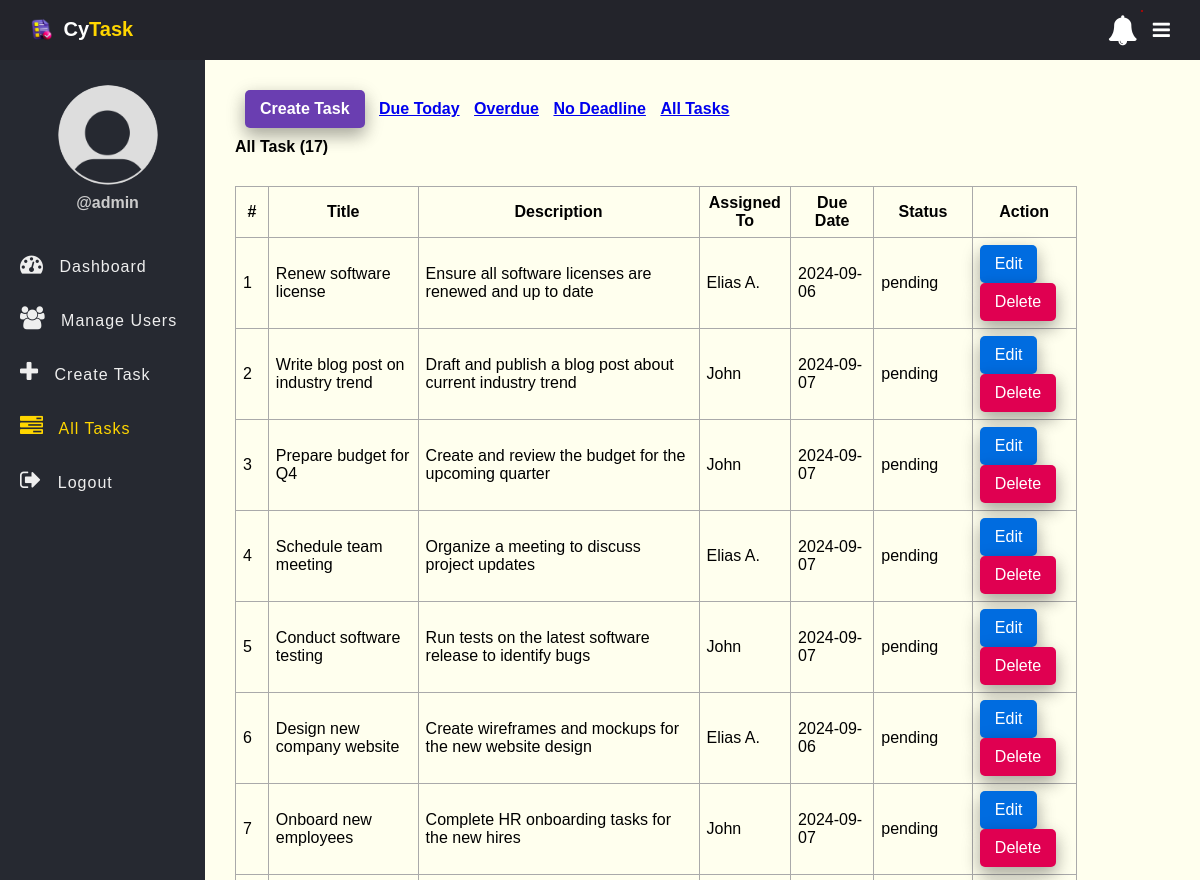
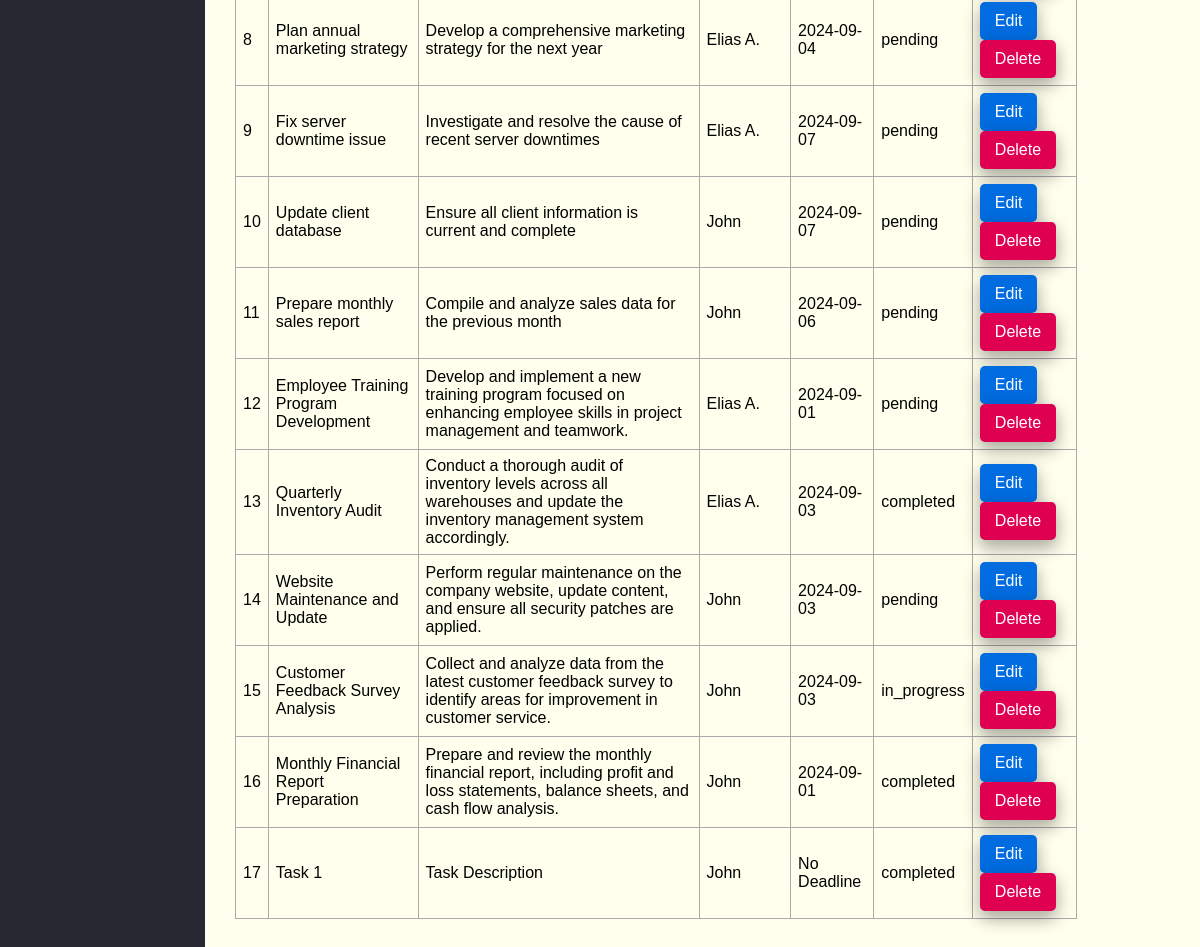
/tasks.php (signed in), run on an earlier commit of the app's database (2 pictures, top to bottom).
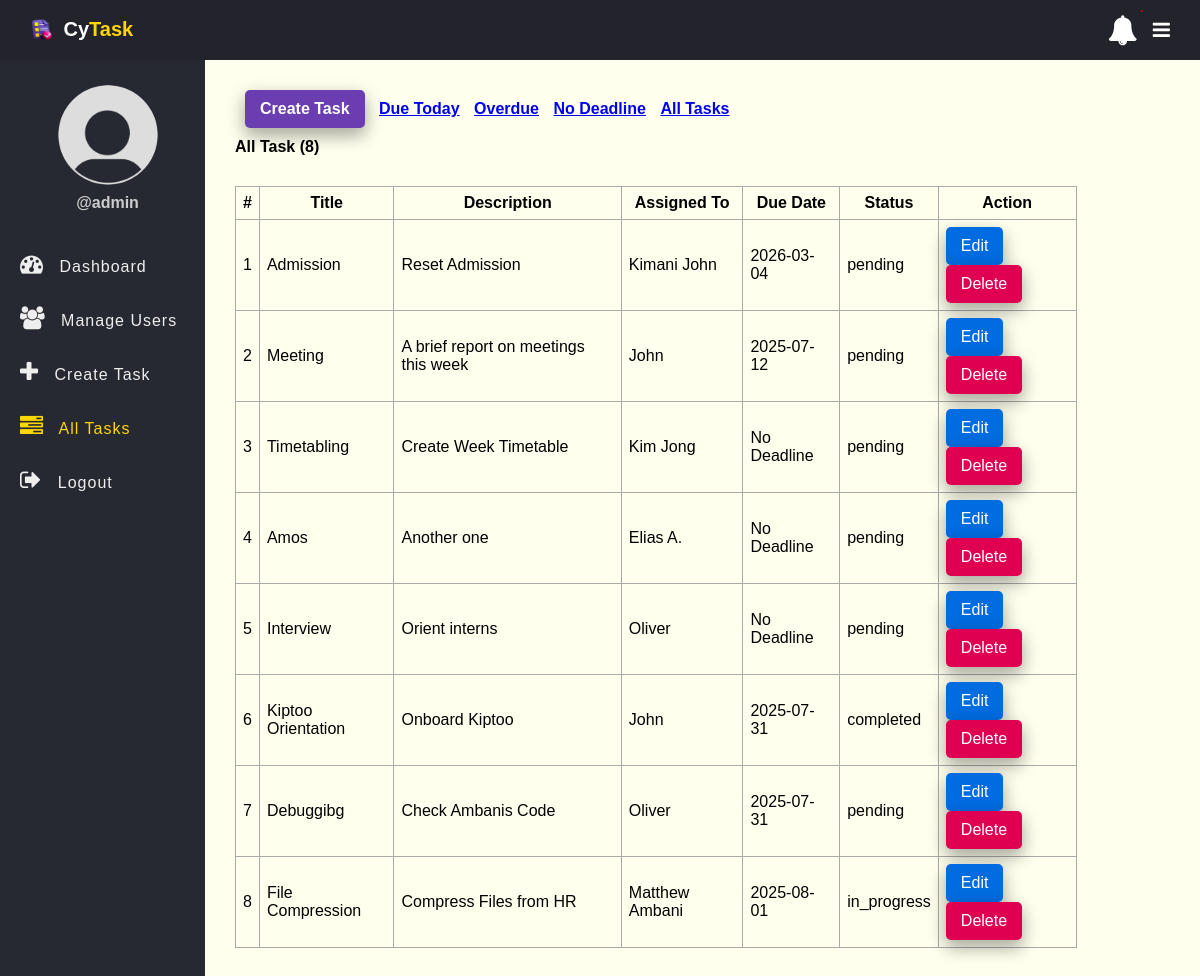
And on a later commit of the database.
### tables this page shows
CREATE TABLE `tasks` (
  `id` int(11) NOT NULL AUTO_INCREMENT,
  `title` varchar(100) NOT NULL,
  `description` text DEFAULT NULL,
  `assigned_to` int(11) DEFAULT NULL,
  `due_date` date DEFAULT NULL,
  `status` enum('pending','in_progress','completed') DEFAULT 'pending',
  `created_at` timestamp NOT NULL DEFAULT current_timestamp(),
  PRIMARY KEY (`id`),
  KEY `assigned_to` (`assigned_to`),
  CONSTRAINT `tasks_ibfk_1` FOREIGN KEY (`assigned_to`) REFERENCES `users` (`id`)
);

CREATE TABLE `users` (
  `id` int(11) NOT NULL AUTO_INCREMENT,
  `full_name` varchar(50) NOT NULL,
  `username` varchar(50) NOT NULL,
  `password` varchar(255) NOT NULL,
  `role` enum('admin','employee') NOT NULL,
  `created_at` timestamp NOT NULL DEFAULT current_timestamp(),
  `email` varchar(255) DEFAULT NULL,
  PRIMARY KEY (`id`)
);

### app/Model/Task.php (called while the page is built, shortened)
<?php
function get_all_tasks($conn){
	$sql = "SELECT * FROM tasks ORDER BY id DESC";
	$stmt = $conn->prepare($sql);
	$stmt->execute([]);
	if($stmt->rowCount() > 0){
		$tasks = $stmt->fetchAll();
	}else $tasks = 0;
	return $tasks;
}
function count_tasks($conn){
	$sql = "SELECT id FROM tasks";
	$stmt = $conn->prepare($sql);
	$stmt->execute([]);
	return $stmt->rowCount();
}

### app/Model/User.php (called while the page is built, shortened)
<?php
function get_all_users($conn){
	$sql = "SELECT * FROM users WHERE role =? ";
	$stmt = $conn->prepare($sql);
	$stmt->execute(["employee"]);
	if($stmt->rowCount() > 0){
		$users = $stmt->fetchAll();
	}else $users = 0;
	return $users;
}

### tasks.php (the view, shortened to what this page needs)
<?php
if (isset($_SESSION['role']) && isset($_SESSION['id']) && $_SESSION['role'] == "admin") {
    include "DB_connection.php";
    include "app/Model/Task.php";
    include "app/Model/User.php";
    $text = "All Task";
    if (isset($_GET['due_date']) &&  $_GET['due_date'] == "Due Today") {
    	$text = "Due Today";
      $tasks = get_all_tasks_due_today($conn);
      $num_task = count_tasks_due_today($conn);
    }else if (isset($_GET['due_date']) &&  $_GET['due_date'] == "Overdue") {
    	$text = "Overdue";
      $tasks = get_all_tasks_overdue($conn);
      $num_task = count_tasks_overdue($conn);
    }else if (isset($_GET['due_date']) &&  $_GET['due_date'] == "No Deadline") {
    	$text = "No Deadline";
      $tasks = get_all_tasks_NoDeadline($conn);
      $num_task = count_tasks_NoDeadline($conn);
    }else{
    	 $tasks = get_all_tasks($conn);
       $num_task = count_tasks($conn);
    }
    $users = get_all_users($conn);
 ?>
<!DOCTYPE html>
<html>
<head>
	<link rel="stylesheet" href="https://stackpath.bootstrapcdn.com/font-awesome/4.7.0/css/font-awesome.min.css">
	<link rel="stylesheet" href="css/style.css">
</head>
<body>
	<?php include "inc/header.php" ?>
	<div class="body">
		<?php include "inc/nav.php" ?>
		<section class="section-1">
			<h4 class="title-2">
				<a href="create_task.php" class="btn">Create Task</a>
				<a href="tasks.php?due_date=Due Today">Due Today</a>
				<a href="tasks.php?due_date=Overdue">Overdue</a>
				<a href="tasks.php?due_date=No Deadline">No Deadline</a>
				<a href="tasks.php">All Tasks</a>
			</h4>
         <h4 class="title-2"><?=$text?> (<?=$num_task?>)</h4>
			<?php if ($tasks != 0) { ?>
			<table class="main-table">
				<tr>
					<th>#</th>
					<th>Title</th>
					<th>Description</th>
					<th>Assigned To</th>
					<th>Due Date</th>
					<th>Status</th>
					<th>Action</th>
				</tr>
				<?php $i=0; foreach ($tasks as $task) { ?>
				<tr>
					<td><?=++$i?></td>
					<td><?=$task['title']?></td>
					<td><?=$task['description']?></td>
					<td>
						<?php
                  foreach ($users as $user) {
						if($user['id'] == $task['assigned_to']){
							echo $user['full_name'];
						}}?>
	            </td>
	            <td><?php if($task['due_date'] == "") echo "No Deadline";
	                      else echo $task['due_date'];
	               ?></td>
	            <td><?=$task['status']?></td>
					<td>
						<a href="edit-task.php?id=<?=$task['id']?>" class="edit-btn">Edit</a>
						<a href="delete-task.php?id=<?=$task['id']?>" class="delete-btn">Delete</a>
					</td>
				</tr>
			   <?php	} ?>
			</table>
		<?php }else { ?>
			<h3>Empty</h3>
		<?php  }?>
		</section>
	</div>
</body>
</html>
<?php }else{
   $em = "First login";
   header("Location: login.php?error=$em");
   exit();
}
 ?>

What changed in the data, as far as the page shows it:
removed tasks: title "Renew software license", description "Ensure all software licenses are renewed and up to date", due_date "2024-09-06", status "pending", users (full_name "Elias A.")
removed tasks: title "Write blog post on industry trend", description "Draft and publish a blog post about current industry trend", due_date "2024-09-07", status "pending", users (full_name "John")
removed tasks: title "Prepare budget for Q4", description "Create and review the budget for the upcoming quarter", due_date "2024-09-07", status "pending", users (full_name "John")
removed tasks: title "Schedule team meeting", description "Organize a meeting to discuss project updates", due_date "2024-09-07", status "pending", users (full_name "Elias A.")
removed tasks: title "Conduct software testing", description "Run tests on the latest software release to identify bugs", due_date "2024-09-07", status "pending", users (full_name "John")
removed tasks: title "Design new company website", description "Create wireframes and mockups for the new website design", due_date "2024-09-06", status "pending", users (full_name "Elias A.")
removed tasks: title "Onboard new employees", description "Complete HR onboarding tasks for the new hires", due_date "2024-09-07", status "pending", users (full_name "John")
removed tasks: title "Plan annual marketing strategy", description "Develop a comprehensive marketing strategy for the next year", due_date "2024-09-04", status "pending", users (full_name "Elias A.")
removed tasks: title "Fix server downtime issue", description "Investigate and resolve the cause of recent server downtimes", due_date "2024-09-07", status "pending", users (full_name "Elias A.")
removed tasks: title "Update client database", description "Ensure all client information is current and complete", due_date "2024-09-07", status "pending", users (full_name "John")
removed tasks: title "Prepare monthly sales report", description "Compile and analyze sales data for the previous month", due_date "2024-09-06", status "pending", users (full_name "John")
removed tasks: title "Employee Training Program Development", description "Develop and implement a new training program focused on enhancing employee skills in project management and teamwork.", due_date "2024-09-01", status "pending", users (full_name "Elias A.")
removed tasks: title "Quarterly Inventory Audit", description "Conduct a thorough audit of inventory levels across all warehouses and update the inventory management system accordingly.", due_date "2024-09-03", status "completed", users (full_name "Elias A.")
removed tasks: title "Website Maintenance and Update", description "Perform regular maintenance on the company website, update content, and ensure all security patches are applied.", due_date "2024-09-03", status "pending", users (full_name "John")
removed tasks: title "Customer Feedback Survey Analysis", description "Collect and analyze data from the latest customer feedback survey to identify areas for improvement in customer service.", due_date "2024-09-03", status "in_progress", users (full_name "John")
removed tasks: title "Monthly Financial Report Preparation", description "Prepare and review the monthly financial report, including profit and loss statements, balance sheets, and cash flow analysis.", due_date "2024-09-01", status "completed", users (full_name "John")
removed tasks: title "Task 1", description "Task Description", shows "No Deadline", status "completed", users (full_name "John")
added tasks: title "Admission", description "Reset Admission", due_date "2026-03-04", status "pending"
added users: full_name "Kimani John", shown under "Admission"
added tasks: title "Meeting", description "A brief report on meetings this week", due_date "2025-07-12", status "pending", users (full_name "John")
added tasks: title "Timetabling", description "Create Week Timetable", shows "No Deadline", status "pending"
added users: full_name "Kim Jong", shown under "Timetabling"
added tasks: title "Amos", description "Another one", shows "No Deadline", status "pending", users (full_name "Elias A.")
added tasks: title "Interview", description "Orient interns", shows "No Deadline", status "pending"
now on this page (row unchanged): users: full_name "Oliver"
added tasks: title "Kiptoo Orientation", description "Onboard Kiptoo", due_date "2025-07-31", status "completed", users (full_name "John")
added tasks: title "Debuggibg", description "Check Ambanis Code", due_date "2025-07-31", status "pending"
added tasks: title "File Compression", description "Compress Files from HR", due_date "2025-08-01", status "in_progress"
added users: full_name "Matthew Ambani", shown under "File Compression"
Also different on the page:
$num_task: "17" → "8"
